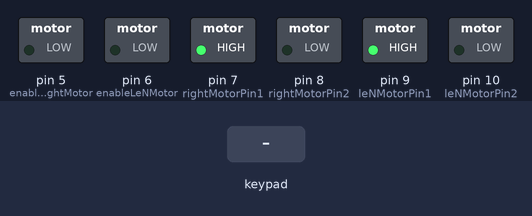
A sketch run on a simulated Arduino Uno, built with avr-gcc and run on an emulated ATmega328P. On the bench: switched loads named in the sketch (green lamp = pin HIGH). The inputs (shaded band) are chosen by the test bench.

Above: at 1.2 s.
1.3 s: key 'U' pressed
At 1.5 s:
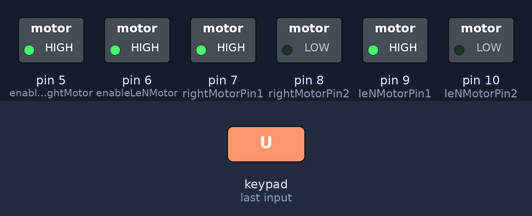
3.2 s: key 'D' pressed
At 3.4 s:
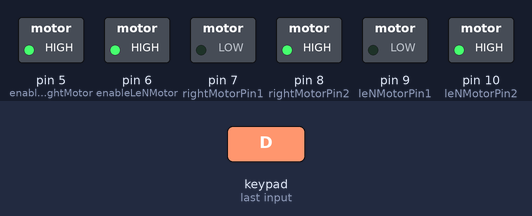
5.1 s: key 'R' pressed
At 5.3 s:
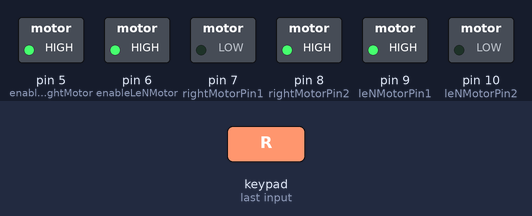
Timing chart, 0 to 8.1 s (numbered marks = the images above; inputs shaded):
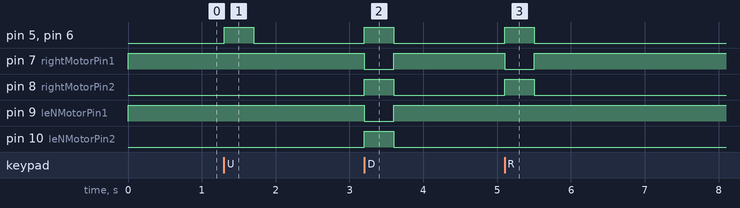

The sketch:

Code.ino
```cpp
//Sumo Robot Car Code
#define CUSTOM_SETTINGS
#define INCLUDE_GAMEPAD_MODULE
#include <Dabble.h>
//Right motor
int enableRightMotor=5;
int rightMotorPin1=7;
int rightMotorPin2=8;
//LeN motor
int enableLeNMotor=6;
int leNMotorPin1=9;
int leNMotorPin2=10;
void setup()
{
// put your setup code here, to run once:
pinMode(enableRightMotor,OUTPUT);
pinMode(rightMotorPin1,OUTPUT);
pinMode(rightMotorPin2,OUTPUT);
pinMode(enableLeNMotor,OUTPUT);
pinMode(leNMotorPin1,OUTPUT);
pinMode(leNMotorPin2,OUTPUT);
rotateMotor(0,0);
Dabble.begin(9600, 2, 3);
}

void loop()
{
int rightMotorSpeed=0;
int leNMotorSpeed=0;
Dabble.processInput();
if (GamePad.isUpPressed())
{
rightMotorSpeed = 255;
leNMotorSpeed = 255;
}

if (GamePad.isDownPressed())
{
rightMotorSpeed = -255;
leNMotorSpeed = -255;
}
if (GamePad.isLeNPressed())
{
rightMotorSpeed = 255;
leNMotorSpeed = -255;
}
if (GamePad.isRightPressed())
{
rightMotorSpeed = -255;
leNMotorSpeed = 255;
}
rotateMotor(rightMotorSpeed, leNMotorSpeed);
}
void rotateMotor(int rightMotorSpeed, int leNMotorSpeed)
{
if (rightMotorSpeed < 0)
{
digitalWrite(rightMotorPin1,LOW);
digitalWrite(rightMotorPin2,HIGH);
}
else if (rightMotorSpeed >= 0)
{
digitalWrite(rightMotorPin1,HIGH);
digitalWrite(rightMotorPin2,LOW);
}
if (leNMotorSpeed < 0)
{
digitalWrite(leNMotorPin1,LOW);
digitalWrite(leNMotorPin2,HIGH);
}
else if (leNMotorSpeed >= 0)
{
digitalWrite(leNMotorPin1,HIGH);
digitalWrite(leNMotorPin2,LOW);
}

analogWrite(enableRightMotor, abs(rightMotorSpeed));
analogWrite(enableLeNMotor, abs(leNMotorSpeed));
}
```

Measured:
- after the input at 1.3 s, pin 5 (enableRightMotor), pin 6 (enableLeNMotor): LOW → HIGH at once, → LOW 0.40 s later
- after the input at 3.2 s, pin 5 (enableRightMotor), pin 6 (enableLeNMotor), pin 8 (rightMotorPin2), pin 10 (leNMotorPin2): LOW → HIGH at once, → LOW 0.40 s later; pin 7 (rightMotorPin1), pin 9 (leNMotorPin1): HIGH → LOW at once, → HIGH 0.40 s later
- after the input at 5.1 s, pin 5 (enableRightMotor), pin 6 (enableLeNMotor), pin 8 (rightMotorPin2): LOW → HIGH at once, → LOW 0.40 s later; pin 7 (rightMotorPin1): HIGH → LOW at once, → HIGH 0.40 s later
